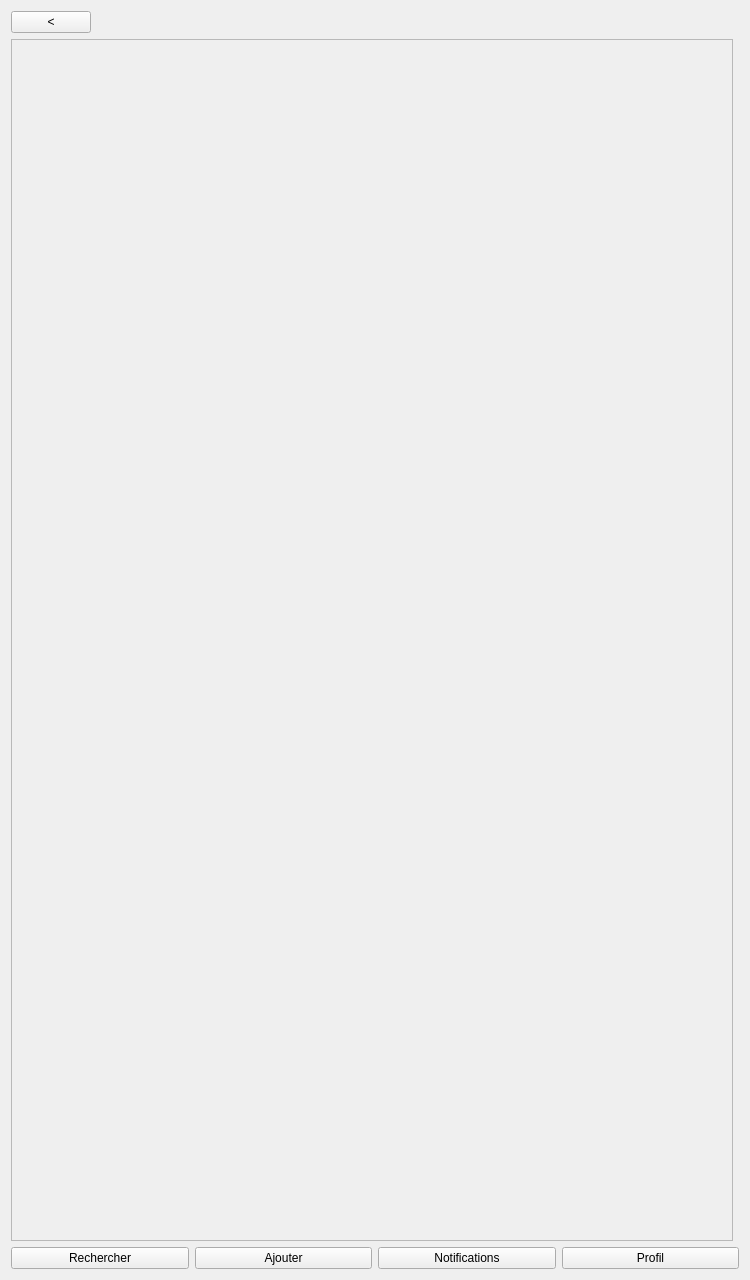
<?xml version="1.0" encoding="UTF-8"?>
<ui version="4.0">
 <class>Modif_infos</class>
 <widget class="QWidget" name="Modif_infos">
  <property name="geometry">
   <rect>
    <x>0</x>
    <y>0</y>
    <width>750</width>
    <height>1280</height>
   </rect>
  </property>
  <property name="windowTitle">
   <string>Form</string>
  </property>
  <layout class="QGridLayout" name="gridLayout_2">
   <item row="0" column="0">
    <layout class="QGridLayout" name="gridLayout">
     <item row="0" column="2">
      <layout class="QGridLayout" name="gridLayout_titre"/>
     </item>
     <item row="0" column="3">
      <spacer name="horizontalSpacer">
       <property name="orientation">
        <enum>Qt::Horizontal</enum>
       </property>
       <property name="sizeHint" stdset="0">
        <size>
         <width>40</width>
         <height>20</height>
        </size>
       </property>
      </spacer>
     </item>
     <item row="0" column="0">
      <widget class="QPushButton" name="button_retour_profil">
       <property name="text">
        <string>&lt;</string>
       </property>
      </widget>
     </item>
     <item row="0" column="1">
      <spacer name="horizontalSpacer_2">
       <property name="orientation">
        <enum>Qt::Horizontal</enum>
       </property>
       <property name="sizeHint" stdset="0">
        <size>
         <width>40</width>
         <height>20</height>
        </size>
       </property>
      </spacer>
     </item>
    </layout>
   </item>
   <item row="3" column="0" colspan="2">
    <layout class="QGridLayout" name="gridLayout_3">
     <item row="0" column="0">
      <widget class="QPushButton" name="button_icones">
       <property name="text">
        <string>Rechercher</string>
       </property>
      </widget>
     </item>
     <item row="0" column="2">
      <widget class="QPushButton" name="button_icones_3">
       <property name="text">
        <string>Notifications</string>
       </property>
      </widget>
     </item>
     <item row="0" column="1">
      <widget class="QPushButton" name="button_icones_2">
       <property name="text">
        <string>Ajouter</string>
       </property>
      </widget>
     </item>
     <item row="0" column="3">
      <widget class="QPushButton" name="button_icones_4">
       <property name="text">
        <string>Profil</string>
       </property>
      </widget>
     </item>
    </layout>
   </item>
   <item row="2" column="0">
    <widget class="QScrollArea" name="scrollArea">
     <property name="widgetResizable">
      <bool>true</bool>
     </property>
     <widget class="QWidget" name="scrollAreaWidgetContents">
      <property name="geometry">
       <rect>
        <x>0</x>
        <y>0</y>
        <width>724</width>
        <height>1194</height>
       </rect>
      </property>
      <layout class="QGridLayout" name="gridLayout_6">
       <item row="1" column="1">
        <layout class="QGridLayout" name="gridLayout_5"/>
       </item>
       <item row="2" column="1">
        <spacer name="verticalSpacer">
         <property name="orientation">
          <enum>Qt::Vertical</enum>
         </property>
         <property name="sizeHint" stdset="0">
          <size>
           <width>20</width>
           <height>40</height>
          </size>
         </property>
        </spacer>
       </item>
       <item row="0" column="1">
        <spacer name="verticalSpacer_2">
         <property name="orientation">
          <enum>Qt::Vertical</enum>
         </property>
         <property name="sizeHint" stdset="0">
          <size>
           <width>20</width>
           <height>40</height>
          </size>
         </property>
        </spacer>
       </item>
       <item row="1" column="2">
        <spacer name="horizontalSpacer_3">
         <property name="orientation">
          <enum>Qt::Horizontal</enum>
         </property>
         <property name="sizeHint" stdset="0">
          <size>
           <width>40</width>
           <height>20</height>
          </size>
         </property>
        </spacer>
       </item>
       <item row="1" column="0">
        <spacer name="horizontalSpacer_4">
         <property name="orientation">
          <enum>Qt::Horizontal</enum>
         </property>
         <property name="sizeHint" stdset="0">
          <size>
           <width>40</width>
           <height>20</height>
          </size>
         </property>
        </spacer>
       </item>
      </layout>
     </widget>
    </widget>
   </item>
  </layout>
 </widget>
 <resources/>
 <connections/>
</ui>
